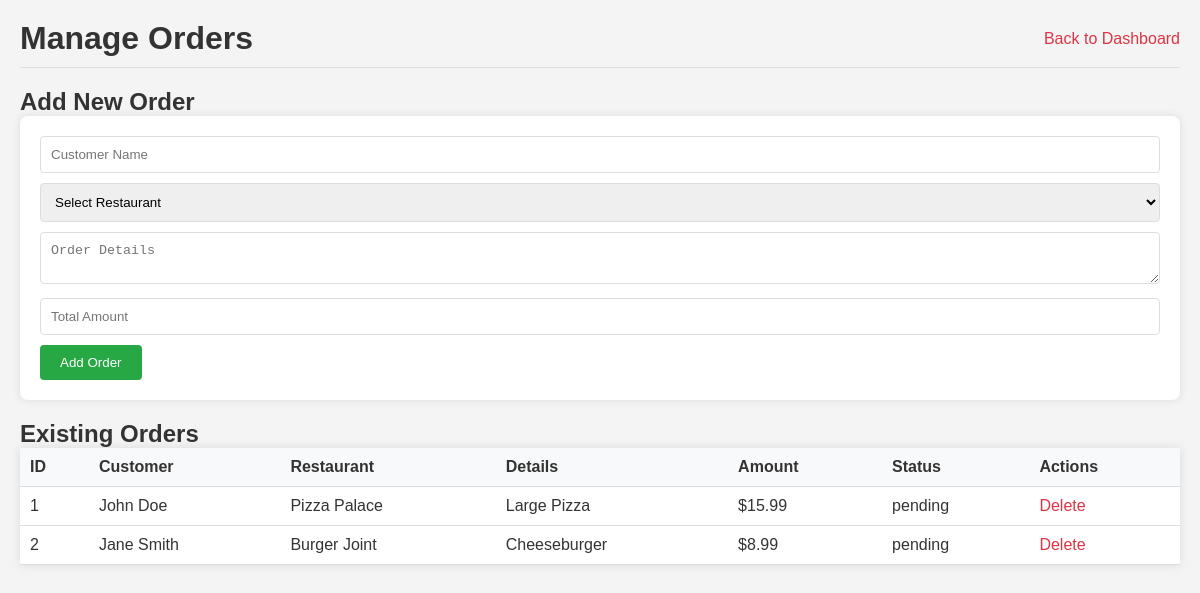
The page /pages/manage_orders.php (signed in) on the database its author committed.
### tables this page shows
CREATE TABLE orders (
    id INT AUTO_INCREMENT PRIMARY KEY,
    customer_name VARCHAR(100) NOT NULL,
    restaurant_id INT,
    order_details TEXT,
    total_amount DECIMAL(10,2),
    status ENUM('pending', 'confirmed', 'delivered', 'cancelled') DEFAULT 'pending',
    created_at TIMESTAMP DEFAULT CURRENT_TIMESTAMP,
    FOREIGN KEY (restaurant_id) REFERENCES restaurants(id)
);

CREATE TABLE restaurants (
    id INT AUTO_INCREMENT PRIMARY KEY,
    name VARCHAR(100) NOT NULL,
    address TEXT,
    phone VARCHAR(20),
    email VARCHAR(100),
    status ENUM('active', 'inactive') DEFAULT 'active',
    created_at TIMESTAMP DEFAULT CURRENT_TIMESTAMP
);

### pages/manage_orders.php (the view, shortened to what this page needs)
<?php
include '../config/db.php';
$result = $conn->query("SELECT orders.*, restaurants.name as restaurant_name FROM orders LEFT JOIN restaurants ON orders.restaurant_id = restaurants.id");
?>
<!DOCTYPE html>
<html lang="en">
<head>
    <link rel="stylesheet" href="../assets/style.css">
</head>
<body>
    <div class="dashboard">
        <header>
            <h1>Manage Orders</h1>
            <a href="dashboard.php">Back to Dashboard</a>
        </header>
        <main>
            <h2>Add New Order</h2>
            <form method="POST" action="">
                <input type="text" name="customer_name" placeholder="Customer Name" required>
                <select name="restaurant_id" required>
                    <option value="">Select Restaurant</option>
                </select>
                <textarea name="order_details" placeholder="Order Details" required></textarea>
                <input type="number" step="0.01" name="total_amount" placeholder="Total Amount" required>
                <button type="submit" name="add_order">Add Order</button>
            </form>
            <h2>Existing Orders</h2>
            <table>
                <tr>
                    <th>ID</th>
                    <th>Customer</th>
                    <th>Restaurant</th>
                    <th>Details</th>
                    <th>Amount</th>
                    <th>Status</th>
                    <th>Actions</th>
                </tr>
                <?php while ($row = $result->fetch_assoc()): ?>
                <tr>
                    <td><?php echo $row['id']; ?></td>
                    <td><?php echo $row['customer_name']; ?></td>
                    <td><?php echo $row['restaurant_name']; ?></td>
                    <td><?php echo $row['order_details']; ?></td>
                    <td>$<?php echo $row['total_amount']; ?></td>
                    <td><?php echo $row['status']; ?></td>
                    <td><a href="?delete=<?php echo $row['id']; ?>" onclick="return confirm('Are you sure?')">Delete</a></td>
                </tr>
                <?php endwhile; ?>
            </table>
        </main>
    </div>
</body>
</html>

### assets/style.css (style rules this page uses)
* { margin: 0; padding: 0; box-sizing: border-box; }
body { font-family: Arial, sans-serif; background-color: #f4f4f4; color: #333; }
.dashboard { max-width: 1200px; margin: 0 auto; padding: 20px; }
header { display: flex; justify-content: space-between; align-items: center; margin-bottom: 20px; padding-bottom: 10px; border-bottom: 1px solid #ddd; }
form { background: white; padding: 20px; border-radius: 8px; box-shadow: 0 0 10px rgba(0,0,0,0.1); margin-bottom: 20px; }
form input, form select, form textarea { width: 100%; padding: 10px; margin-bottom: 10px; border: 1px solid #ddd; border-radius: 4px; }
form button { padding: 10px 20px; background: #28a745; color: white; border: none; border-radius: 4px; cursor: pointer; }
table { width: 100%; border-collapse: collapse; background: white; box-shadow: 0 0 10px rgba(0,0,0,0.1); }
table th, table td { padding: 10px; text-align: left; border-bottom: 1px solid #ddd; }
table th { background: #f8f9fa; }
a { color: #dc3545; text-decoration: none; }

### rows shown on the page
orders: id "1", customer_name "John Doe", restaurant.name "Pizza Palace", order_details "Large Pizza", total_amount "15.99", status "pending"
orders: id "2", customer_name "Jane Smith", restaurant.name "Burger Joint", order_details "Cheeseburger", total_amount "8.99", status "pending"
